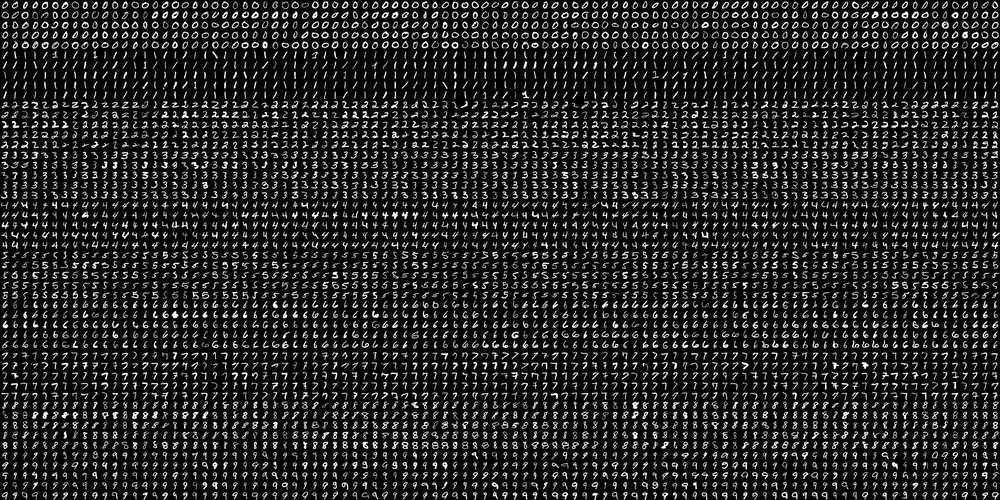
#> input picture code/ML/digits.png, 1000 x 500 px, shrunk from 2000 x 1000 before the run
$ python histograms.py --image ML/digits.png
#> lines starting #> are read from the running program, lines starting #| are printed output that depends on the picture
import numpy as np
import argparse
import cv2
from matplotlib import pyplot as plt

ap=argparse.ArgumentParser()
ap.add_argument("-i","--image",help="Path To Image")

args=vars(ap.parse_args())

img=cv2.imread(args["image"])
#> img is the input picture: shape (500, 1000, 3); min 0, max 255, mean 36.1


gray=cv2.cvtColor(img,cv2.COLOR_BGR2GRAY)

cv2.imshow("original img",gray)
cv2.waitKey(0)

hist=cv2.calcHist([gray],[0],None,[256],[0,256])
#> hist = 256 values, max 234928 at index 0, min 223 at index 245, mean 1953.1

plt.figure()
plt.title("Histogram for grayscale image")
plt.xlabel("Bins")
plt.ylabel("# of Pixels")
plt.plot(hist)
plt.xlim([0,256])
plt.show()
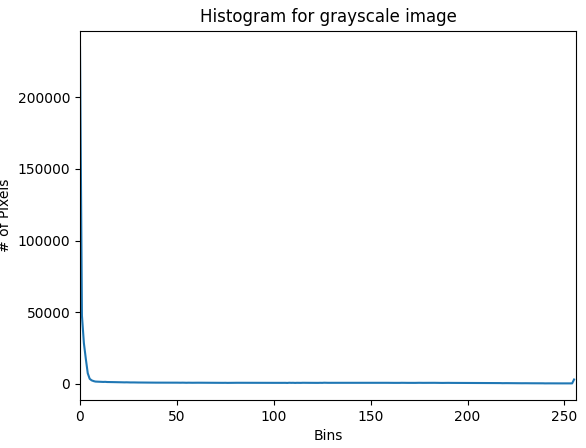
#> figure drawn by matplotlib, 1 panel; curve peaks at x = 0, y = 234928
cv2.waitKey(0)

#equalize histogram is a technique used for grayscale image to enhance contrast of image
equalize=cv2.equalizeHist(gray)
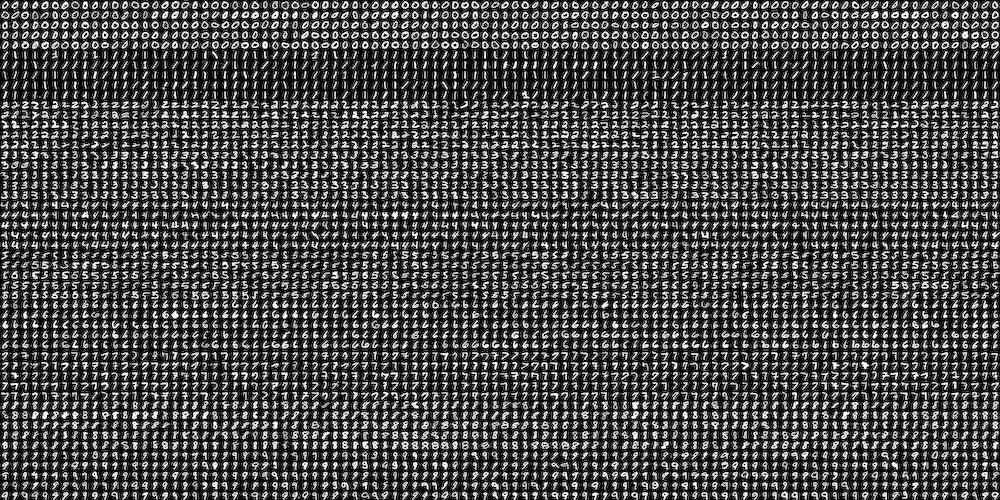
#> equalize: shape (500, 1000); min 0, max 255, mean 71
cv2.imshow("original img",gray)
cv2.imshow("equalized Histo",equalize)

cv2.waitKey(0)
cv2.destroyAllWindows()
